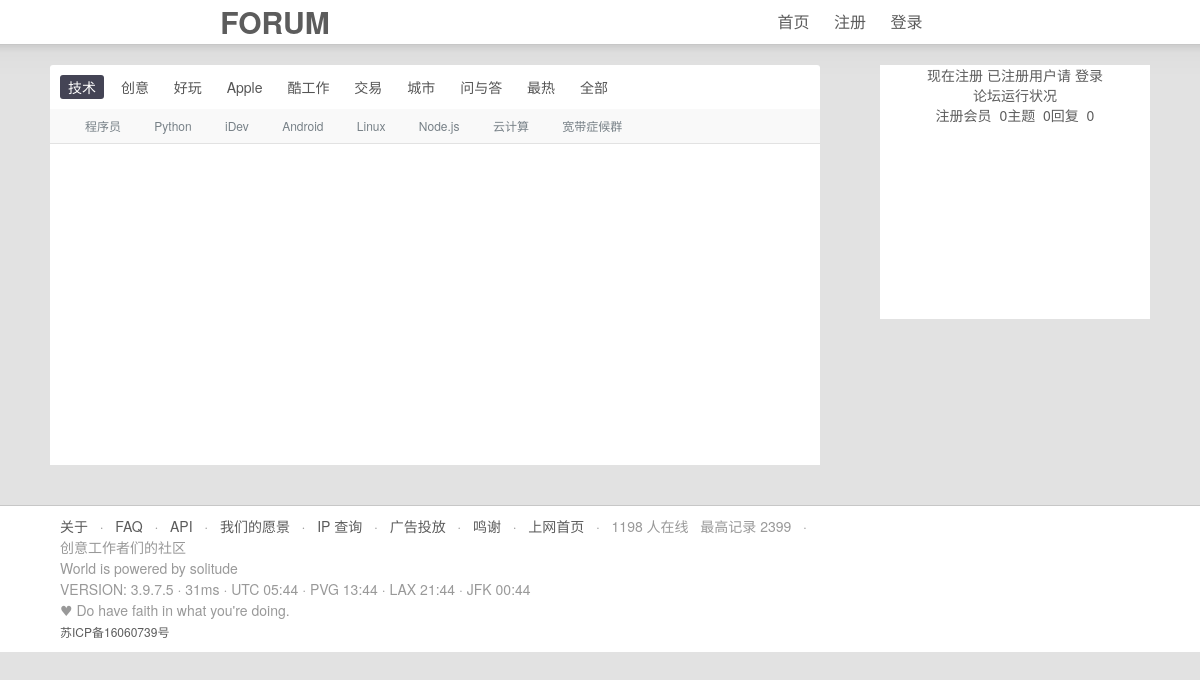
The page / on the database its author committed.
### tables this page shows
create table node(
	node_id int unsigned not null auto_increment primary key,
	node_name char(20) not null
);

create table tab(
	tab_id int unsigned not null,
	tab_name char(20) not null,
	node_id int unsigned not null
);

### index.php (called while the page is built, shortened)
<?php
try {
    display_head("FORUM",'.');
    display_top('./php/');
    display_wrapper('index');
    display_buttom();
}
catch (Exception $e) {
    ob_end_clean();
    display_head($e->getMessage());
    echo $e->getMessage();
    exit;
}

### php/user_auth.php (called while the page is built, shortened)
<?php
function check_valid_user() {
    if(isset($_SESSION['valid_user'])) {
        return true;
    }
    else {
        return false;
    }
}

### php/display_index.php (the view, shortened to what this page needs)
<?php
function display_index($tabname='技术') {
    $tab=array('技术','创意','好玩','Apple','酷工作','交易','城市','问与答','最热','全部');
?>
    <div class="inner">
        <?php
        echo "<a class=".(($tabname===$tab[0]) ? 'tab_current' : 'tab')." href='../forum/index.php?tab=$tab[0]'>$tab[0]</a>";
        for($i=1; $i<10; $i++) {
            echo "<a class=".(($tabname===$tab[$i]) ? 'tab_current' : 'tab')." href='../forum/index.php?tab=$tab[$i]'>$tab[$i]</a>";
        }
        ?>
    </div>
    <div class="cell">
        <?php
        display_node($tabname);
        ?>
    </div>
<?php
}
function display_node($tabname) {
    $conn = db_connect();
    $query = "select * from tab,node where tab.tab_name='$tabname' and tab.node_id=node.node_id";
    $result = $conn->query($query);
    if($result->num_rows>0) {
        $row=$result->fetch_assoc();
        echo "<a href='./php/node.php?nodename=$row[node_name]'>$row[node_name]</a>";
        while($row=$result->fetch_assoc()) {
            echo "<a href='./php/node.php?nodename=$row[node_name]'>$row[node_name]</a>";
        }
    }
}
    ?>

### php/display_html.php (shortened to what this page needs)
<?php
function display_head($title,$place='..') {
?>
    <!DOCTYPE html>
    <html lang="zh-CN">
    <head>
        <link rel="stylesheet" href="<?php echo $place?>/static/styles/reset.css">
        <link rel="stylesheet" href="<?php echo $place?>/static/styles/main.css">
    </head>
    <body>
    </body>
    </html>
<?php
}
function display_top($place='') {
?>
    <div class="header">
        <div class="wrapper clearfix">
        <div class="header-logo">FORUM</div>
            <div class="header-nav">
                <span><a href="http://localhost/phpstorm/forum/">首页</a></span>
                <?php
                if(check_valid_user()) {
                    $username = $_SESSION['valid_user'];
                    ?>
                    <span><a href="<?php echo $place;?>profile.php?username=<?php echo $username;?>"><?php echo $username;?></a></span>
                    <span><a href="<?php echo $place;?>setting.php">设置</a></span>
                    <span><a href="<?php echo $place;?>logout.php">登出</a></span>
                    <?php
                }
                else {
                    ?>
                    <span><a href="<?php echo $place;?>register.php">注册</a></span>
                    <span><a href="<?php echo $place;?>login.php">登录</a></span>
                    <?php
                }
                ?>
            </div>
        </div>
    </div>
<?php
}
function display_wrapper($flag,$username='none',$password='none',$articelid=0,$email='none') {
?>
    <div class="content">
        <div class="wrapper clearfix">
            <?php
            display_right_bar($flag);
            display_main($flag,$username,$password,$articelid,$email);
            ?>
        </div>
    </div>
<?php
}
function display_main($flag, $name, $password,$articleid,$email) {
?>
    <div class="content-main">
        <?php
        if($flag==='profile') {
            display_info($name);
        }
        elseif($flag==='index') {
            display_index();
        }
        elseif($flag==='logout') {
            logout($name);
        }
        elseif($flag==='login') {
            login($name,$password);
        }
        elseif($flag==='register') {
            register($name,$password,$email);
        }
        elseif($flag==='article') {
            display_article($name,$articleid);
        }
        elseif($flag==='node') {
            display_specific_node($name);
        }
        elseif($flag==='setting') {
            display_setting();
        }
        ?>
    </div>
<?php
}
function display_right_bar($flag,$place='') {
    if($flag === 'index') {
        $place = './php/';
    }
    ?>
    <div class="content-right">
        <?php
        if(check_valid_user()) {
            $user_result = get_use_info($_SESSION['valid_user']);
            $user_row = $user_result->fetch_assoc();
            ?>
            <div>
                <div>
                    <a href="<?php echo $place;?>profile.php?username=<?php echo $_SESSION['valid_user']?>">
                        <?php display_image($user_row[e_mail],48)?>
                    </a>
                    <span>
                        <a href="<?php echo $place;?>profile.php?username=<?php echo $_SESSION['valid_user']?>"><?php echo $_SESSION['valid_user'];?></a>
                    </span>
                </div>
                <div>
                    <a href="<?php echo $place;?>write_article.php"><img src="https://www.v2ex.com/static/img/flat_compose.png?v=7d21f0767aeba06f1dec21485cf5d2f1" width="25" height="25"></a>
                    <a href="<?php echo $place;?>write_article.php">创作新主题</a>
                </div>
            </div>
            <?php
        }
        else {
            ?>
            <div>
            <a href="<?php echo $place;?>register.php">现在注册</a>
            已注册用户请
            <a href="<?php echo $place;?>login.php">登录</a>
            </div>
            <?php
        }
        echo "<div>";
            echo "<div>";
            echo "<span>论坛运行状况</span>";
            echo "</div>";
            echo "<div>";
            $conn = db_connect();
            $query = "select * from userinfo";
            $result = $conn->query($query);
            echo "<span>注册会员&nbsp;&nbsp;$result->num_rows</span>";
            $query = "select * from article where parent_id=0";
            $result = $conn->query($query);
            echo "<span>主题&nbsp&nbsp;$result->num_rows</span>";
            $query = "select * from article where parent_id<>0";
            $result = $conn->query($query);
            echo "<span>回复&nbsp;&nbsp;$result->num_rows</span>";
            echo "</div>";
        echo "</div>";
        ?>
    </div>
    <?php
}
function display_buttom() {
?>
    <div class="footer">
        <div class="content wrapper">
            <div class="inner">
                    <strong><a href="/about" class="dark" target="_self">关于</a> &nbsp; <span class="snow">·</span> &nbsp; <a href="/faq" class="dark" target="_self">FAQ</a> &nbsp; <span class="snow">·</span> &nbsp; <a href="/p/7v9TEc53" class="dark" target="_self">API</a> &nbsp; <span class="snow">·</span> &nbsp; <a href="/mission" class="dark" target="_self">我们的愿景</a> &nbsp; <span class="snow">·</span> &nbsp; <a href="/ip" class="dark" target="_self">IP 查询</a> &nbsp; <span class="snow">·</span> &nbsp; <a href="/advertise" class="dark" target="_self">广告投放</a> &nbsp; <span class="snow">·</span> &nbsp; <a href="/advertise/2015.html" class="dark" target="_self">鸣谢</a> &nbsp; <span class="snow">·</span> &nbsp; <a href="/start" class="dark" target="_blank">上网首页</a> &nbsp; <span class="snow">·</span> &nbsp; 1198 人在线</strong> &nbsp; <span class="fade">最高记录 2399</span> &nbsp; <span class="snow">·</span> &nbsp;
                    创意工作者们的社区
                    World is powered by solitude
                    <span class="small fade">VERSION: 3.9.7.5 · 31ms · UTC 05:44 · PVG 13:44 · LAX 21:44 · JFK 00:44<br>♥ Do have faith in what you're doing.</span>
                    <span class="f12 gray"><a href="http://www.miibeian.gov.cn/" target="_blank" rel="nofollow">苏ICP备16060739号</a></span>
            </div>
        </div>
    </div>
<?php
}

### static/styles/main.css (style rules this page uses)
body { background-color: #e2e2e2; }
.wrapper { width: 1100px; margin: 0px auto 0px auto; }
.header { text-align: center; background-color: #fff; height: 44px; line-height: 44px; font-size: 16px; font-weight: 500; border-bottom: 1px solid rgba(0, 0, 0, 0.22); padding: 0px 20px; }
.header-logo { float: left; font-size: 30px; font-weight: bold; padding-left: 100px; height: 44px; width: 250px; line-height: 44px; }
.header-nav { float: right; padding-right: 100px; font-size: 16px; font-weight: 400; height: 44px; min-width: 400px; line-height: 44px; }
.header-nav >span { margin: 0 10px; }
.content { text-align: center; background-color: #e2e2e2; background-image: url(../images/shadow_light.png); background-repeat: repeat-x; }
.content-main { border-top-left-radius: 3px; border-top-right-radius: 3px; margin-top: 20px; float: left; width: 770px; min-height: 400px; background-color: #fff; }
.content-right { margin-top: 20px; float: right; width: 270px; height: 254px; background-color: #fff; }
.inner { padding: 10px; font-size: 14px; line-height: 150%; text-align: left; }
a.tab { display: inline-block; font-size: 14px; line-height: 14px; padding: 5px 8px 5px 8px; margin-right: 5px; border-radius: 3px; color: #555; }
a.tab_current { display: inline-block; font-size: 14px; line-height: 14px; padding: 5px 8px 5px 8px; margin-right: 5px; border-radius: 3px; background-color: #445; color: #fff; text-decoration: none; }
.cell { padding: 10px 10px 10px 20px; font-size: 12px; line-height: 120%; text-align: left; border-bottom: 1px solid #e2e2e2; background-color: #f9f9f9; }
.cell a { margin: 0 15px; font-size: 12px; color: #778087; text-decoration: none; }
.footer { margin-top: 40px; border-top: 1px solid rgba(0, 0, 0, 0.22); background-color: #fff; text-align: center; color: #999; padding: 0px 10px 0px 10px; }
.footer .content { background-color: #fff; background-image: none; }

### rows shown on the page
node: node_name "程序员"
tab: node.node_name "Python"
tab: node.node_name "iDev"
tab: node.node_name "Android"
tab: node.node_name "Linux"
tab: node.node_name "Node.js"
tab: node.node_name "云计算"
tab: node.node_name "宽带症候群"

### other values the page prints
$result->num_rows "0"
$tab[0] "技术"
$tab[$i] "创意"
$tab[$i] "好玩"
$tab[$i] "Apple"
$tab[$i] "酷工作"
$tab[$i] "交易"
$tab[$i] "城市"
$tab[$i] "问与答"
$tab[$i] "最热"
$tab[$i] "全部"
